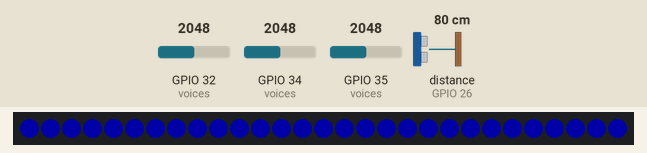
This sketch was run on a simulated ESP32. Shown: 29 RGB LEDs in strip order, left to right. Wiring (inferred from the names in the program): ultrasonic range finder: trigger GPIO 25; echo GPIO 26. Inputs (shaded band) come from the test bench; at power-on: distance to the obstacle (sensor on GPIO 26) 80 cm, GPIO 32 (voices) = 2048, GPIO 34 (voices) = 2048, GPIO 35 (voices) = 2048 (analog values on the 0–4095 scale). The echo pulse lasts 58.3 µs per cm; dim RGB values are drawn brighter than linear.

Above: at 0.1 s.
6.3 s: distance to the obstacle (sensor on GPIO 26) set to 2 cm
At 7.3 s:
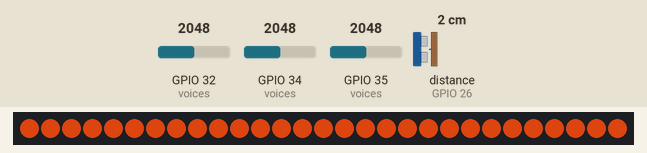
7.9 s: distance to the obstacle (sensor on GPIO 26) set to 9 cm
9.4 s: distance to the obstacle (sensor on GPIO 26) set to 18 cm
Timing chart, 0 to 12.4 s (numbered marks = the images above; inputs shaded):
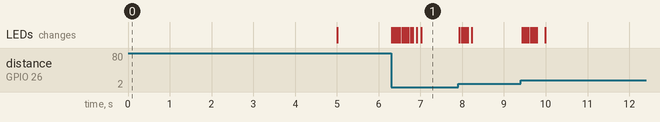

Measured:
- after the input at 6.3 s, the LEDs: first change at once (image 1 shows a later state)

The sketch:

Visceral-examen.ino
```cpp
/*
  Proyecto ESP32: brillo de tira WS2812B con HC-SR04 + 3 LDR como teclas MIDI
  Cada LDR dispara una nota independiente.
  MIDI viaja por Serial (115200) hacia HairlessMIDI -> loopMIDI -> Dexed

  Libreria necesaria: Adafruit NeoPixel
*/

#include <Adafruit_NeoPixel.h>

// ---------------- CONFIGURACION ----------------
#define DEBUG false          // true = imprime texto (usar con Monitor Serie, NO con Hairless)

// Pines
#define PIN_LED   5
#define NUM_LEDS  29
#define PIN_TRIG  25
#define PIN_ECHO  26

// Sensor de distancia -> brillo
const float   DIST_MIN   = 5.0;    // cm: brillo maximo
const float   DIST_MAX   = 60.0;   // cm: brillo minimo
const uint8_t BRIGHT_MAX = 150;    // limite para cuidar la fuente (0-255)

// MIDI
const uint8_t MIDI_CH = 0;         // canal 1

// Comportamiento de las LDR
// true  = la nota suena al TAPAR la LDR (sombra)
// false = la nota suena cuando le llega LUZ (ej. con linterna)
const bool TRIGGER_ON_SHADOW = true;

// Umbrales con histeresis (0.0 - 1.0) para evitar parpadeos de nota
const float THRESH_ON  = 0.35;
const float THRESH_OFF = 0.50;

// ---------------- LDR / NOTAS ----------------
struct Voice {
  uint8_t pin;
  uint8_t note;     // nota MIDI de esta LDR
  float smooth;
  int minV;
  int maxV;
  bool active;
};

// Notas por defecto: C4 (60), E4 (64), G4 (67) = acorde de Do mayor
Voice voices[3] = {
  {34, 60, 0, 4095, 0, false},
  {35, 64, 0, 4095, 0, false},
  {32, 67, 0, 4095, 0, false}
};

// ---------------- VARIABLES ----------------
Adafruit_NeoPixel strip(NUM_LEDS, PIN_LED, NEO_GRB + NEO_KHZ800);

float brightSmooth = 0;
unsigned long lastDist = 0;
unsigned long lastMidi = 0;

// ---------------- MIDI ----------------
void sendNoteOn(uint8_t note, uint8_t vel) {
  Serial.write(0x90 | MIDI_CH);
  Serial.write(note);
  Serial.write(vel);
}

void sendNoteOff(uint8_t note) {
  Serial.write(0x80 | MIDI_CH);
  Serial.write(note);
  Serial.write((uint8_t)0);
}

// ---------------- SENSORES ----------------
float readDistanceCm() {
  digitalWrite(PIN_TRIG, LOW);
  delayMicroseconds(2);
  digitalWrite(PIN_TRIG, HIGH);
  delayMicroseconds(10);
  digitalWrite(PIN_TRIG, LOW);
  unsigned long d = pulseIn(PIN_ECHO, HIGH, 25000);  // timeout ~4 m
  if (d == 0) return -1;
  return d * 0.0343 / 2.0;
}

void updateVoice(Voice &v) {
  int raw = analogRead(v.pin);
  v.smooth += 0.25 * (raw - v.smooth);
}

// Devuelve 0.0 (oscuro) - 1.0 (mucha luz) segun el rango calibrado
float lightLevel(const Voice &v) {
  if (v.maxV - v.minV < 200) return 1.0;  // sin rango util: considerar "sin accion"
  float n = (v.smooth - v.minV) / (float)(v.maxV - v.minV);
  return constrain(n, 0.0, 1.0);
}

// ---------------- CALIBRACION ----------------
// Durante 5 s (LEDs azules): tapa y destapa cada LDR varias veces
void calibrate() {
  unsigned long start = millis();
  while (millis() - start < 5000) {
    strip.setBrightness(40);
    strip.fill(strip.Color(0, 0, 255));
    strip.show();

    for (int i = 0; i < 3; i++) {
      int raw = analogRead(voices[i].pin);
      voices[i].smooth = raw;
      if (raw < voices[i].minV) voices[i].minV = raw;
      if (raw > voices[i].maxV) voices[i].maxV = raw;
    }
    delay(10);
  }
  strip.clear();
  strip.show();
}

// ---------------- SETUP ----------------
void setup() {
  Serial.begin(115200);  // debe coincidir con HairlessMIDI

  pinMode(PIN_TRIG, OUTPUT);
  pinMode(PIN_ECHO, INPUT);
  analogReadResolution(12);

  strip.begin();
  strip.show();

  calibrate();
}

// ---------------- LOOP ----------------
void loop() {
  unsigned long now = millis();

  // --- Parte 1: distancia -> brillo (cada 50 ms) ---
  if (now - lastDist >= 50) {
    lastDist = now;
    float dist = readDistanceCm();

    if (dist > 0) {
      float t = constrain((dist - DIST_MIN) / (DIST_MAX - DIST_MIN), 0.0, 1.0);
      float target = (1.0 - t) * BRIGHT_MAX;   // cerca = mas brillo
      brightSmooth += 0.3 * (target - brightSmooth);
    }

    strip.setBrightness((uint8_t)brightSmooth);
    strip.fill(strip.Color(255, 80, 20));      // color base, cambialo a gusto
    strip.show();
  }

  // --- Parte 2: cada LDR dispara su propia nota ---
  for (int i = 0; i < 3; i++) updateVoice(voices[i]);

  if (now - lastMidi >= 20) {
    lastMidi = now;

#if DEBUG
    Serial.print("LDR1: "); Serial.print(voices[0].smooth);
    Serial.print("  LDR2: "); Serial.print(voices[1].smooth);
    Serial.print("  LDR3: "); Serial.print(voices[2].smooth);
    Serial.print("  Dist-bright: "); Serial.println((int)brightSmooth);
#else
    for (int i = 0; i < 3; i++) {
      Voice &v = voices[i];
      float level = lightLevel(v);
      // "intensidad" de la accion: 0 = reposo, 1 = maximo (tapada o iluminada)
      float amount = TRIGGER_ON_SHADOW ? (1.0 - level) : level;
      float onTh  = TRIGGER_ON_SHADOW ? (1.0 - THRESH_ON)  : THRESH_ON;
      float offTh = TRIGGER_ON_SHADOW ? (1.0 - THRESH_OFF) : THRESH_OFF;

      bool turnOn, turnOff;
      if (TRIGGER_ON_SHADOW) {
        turnOn  = (level < THRESH_ON);
        turnOff = (level > THRESH_OFF);
      } else {
        turnOn  = (level > THRESH_OFF);
        turnOff = (level < THRESH_ON);
      }

      if (!v.active && turnOn) {
        uint8_t vel = 40 + (uint8_t)(constrain(amount, 0.0, 1.0) * 87);  // 40-127
        sendNoteOn(v.note, vel);
        v.active = true;
      } else if (v.active && turnOff) {
        sendNoteOff(v.note);
        v.active = false;
      }
    }
#endif
  }
}
```
